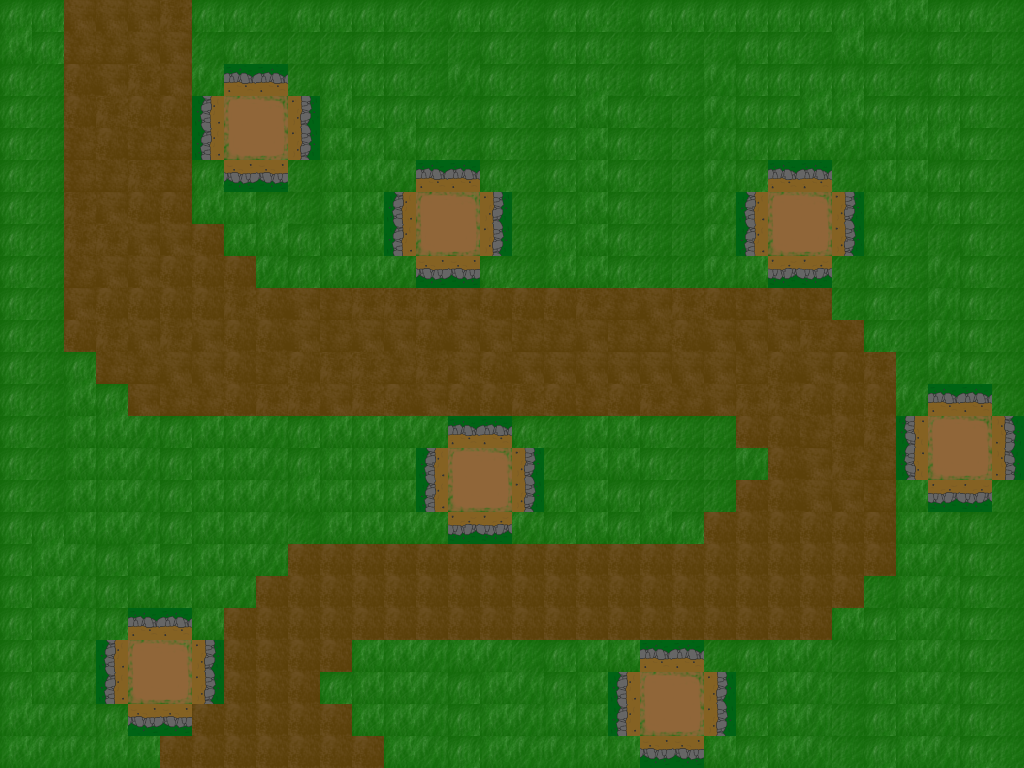

This is a level from a 2D game, rendered from its Tiled map with the project's own tilesets. A one-line summary and the map file follow, with tile-layer data summarised:
An orthogonal 32x24 tile map with 32x32 px tiles, 4 tile layers (Capa de Patrones 1, Camino, Piedras, Base), 5 tilesets.

<map version="1.2" tiledversion="1.2.2" orientation="orthogonal" renderorder="right-down" width="32" height="24" tilewidth="32" tileheight="32" infinite="0" nextlayerid="5" nextobjectid="1">
 <tileset firstgid="1" source="Tierra.tsx" />
 <tileset firstgid="5" source="Piedras2.tsx" />
 <tileset firstgid="6" source="Piedras2Ver.tsx" />
 <tileset firstgid="7" name="Base torres" tilewidth="32" tileheight="32" tilecount="4" columns="2">
  <image source="Base torres.png" width="64" height="64" />
 </tileset>
 <tileset firstgid="11" name="Hierba" tilewidth="32" tileheight="32" tilecount="4" columns="2">
  <image source="Hierba.png" width="64" height="64" />
 </tileset>
 <layer id="1" name="Capa de Patrones 1" width="32" height="24">
  <data>[768 cells, 738 non-empty, 4 distinct tile ids]</data>
 </layer>
 <layer id="2" name="Camino" width="32" height="24">
  <data>[768 cells, 241 non-empty, 5 distinct tile ids]</data>
 </layer>
 <layer id="3" name="Piedras" width="32" height="24">
  <data>[768 cells, 16 non-empty, 1 distinct tile ids]</data>
 </layer>
 <layer id="4" name="Base" width="32" height="24">
  <data>[768 cells, 60 non-empty, 5 distinct tile ids]</data>
 </layer>
</map>